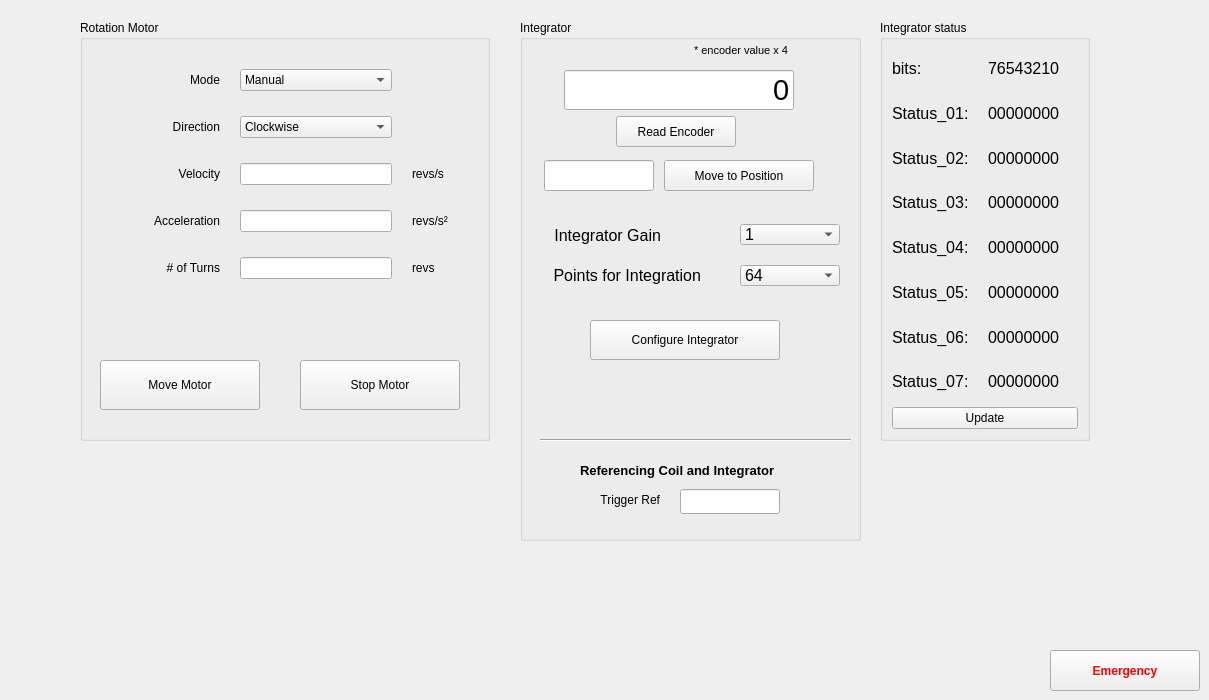
    <widget class="QWidget" name="tab">
     <attribute name="icon">
      <iconset resource="resource_file.qrc">
       <normaloff>:/Images/imagens/engine.png</normaloff>:/Images/imagens/engine.png</iconset>
     </attribute>
     <attribute name="title">
      <string>Motor and Integrator</string>
     </attribute>
     <widget class="QGroupBox" name="groupBox_7">
      <property name="geometry">
       <rect>
        <x>80</x>
        <y>20</y>
        <width>410</width>
        <height>421</height>
       </rect>
      </property>
      <property name="title">
       <string>Rotation Motor</string>
      </property>
      <widget class="QPushButton" name="pb_move_motor">
       <property name="geometry">
        <rect>
         <x>20</x>
         <y>340</y>
         <width>160</width>
         <height>50</height>
        </rect>
       </property>
       <property name="text">
        <string>Move Motor</string>
       </property>
       <property name="icon">
        <iconset resource="resource_file.qrc">
         <normaloff>:/Images/imagens/play1.png</normaloff>:/Images/imagens/play1.png</iconset>
       </property>
       <property name="iconSize">
        <size>
         <width>30</width>
         <height>30</height>
        </size>
       </property>
      </widget>
      <widget class="QPushButton" name="pb_stop_motor">
       <property name="geometry">
        <rect>
         <x>220</x>
         <y>340</y>
         <width>160</width>
         <height>50</height>
        </rect>
       </property>
       <property name="text">
        <string>Stop Motor</string>
       </property>
       <property name="icon">
        <iconset resource="resource_file.qrc">
         <normaloff>:/Images/imagens/stop.png</normaloff>:/Images/imagens/stop.png</iconset>
       </property>
       <property name="iconSize">
        <size>
         <width>30</width>
         <height>40</height>
        </size>
       </property>
      </widget>
      <widget class="QWidget" name="layoutWidget">
       <property name="geometry">
        <rect>
         <x>20</x>
         <y>30</y>
         <width>388</width>
         <height>251</height>
        </rect>
       </property>
       <layout class="QGridLayout" name="gridLayout_3" columnminimumwidth="120,0,0,0">
        <property name="horizontalSpacing">
         <number>20</number>
        </property>
        <item row="0" column="0">
         <widget class="QLabel" name="label_27">
          <property name="text">
           <string>Mode</string>
          </property>
          <property name="alignment">
           <set>Qt::AlignRight|Qt::AlignTrailing|Qt::AlignVCenter</set>
          </property>
         </widget>
        </item>
        <item row="0" column="1" colspan="2">
         <widget class="QComboBox" name="cb_driver_mode">
          <item>
           <property name="text">
            <string>Manual</string>
           </property>
          </item>
          <item>
           <property name="text">
            <string>Continuous</string>
           </property>
          </item>
         </widget>
        </item>
        <item row="1" column="0">
         <widget class="QLabel" name="label_26">
          <property name="text">
           <string>Direction</string>
          </property>
          <property name="alignment">
           <set>Qt::AlignRight|Qt::AlignTrailing|Qt::AlignVCenter</set>
          </property>
         </widget>
        </item>
        <item row="2" column="0">
         <widget class="QLabel" name="label_9">
          <property name="text">
           <string>Velocity</string>
          </property>
          <property name="alignment">
           <set>Qt::AlignRight|Qt::AlignTrailing|Qt::AlignVCenter</set>
          </property>
         </widget>
        </item>
        <item row="2" column="3">
         <widget class="QLabel" name="label_25">
          <property name="text">
           <string>revs/s</string>
          </property>
         </widget>
        </item>
        <item row="3" column="3">
         <widget class="QLabel" name="label_12">
          <property name="text">
           <string>revs/s²</string>
          </property>
         </widget>
        </item>
        <item row="4" column="0">
         <widget class="QLabel" name="label_11">
          <property name="text">
           <string># of Turns</string>
          </property>
          <property name="alignment">
           <set>Qt::AlignRight|Qt::AlignTrailing|Qt::AlignVCenter</set>
          </property>
         </widget>
        </item>
        <item row="4" column="3">
         <widget class="QLabel" name="label_17">
          <property name="text">
           <string>revs</string>
          </property>
         </widget>
        </item>
        <item row="1" column="1" colspan="2">
         <widget class="QComboBox" name="cb_driver_direction">
          <item>
           <property name="text">
            <string>Clockwise</string>
           </property>
          </item>
          <item>
           <property name="text">
            <string>CounterClockwise</string>
           </property>
          </item>
         </widget>
        </item>
        <item row="2" column="1" colspan="2">
         <widget class="QLineEdit" name="le_motor_vel"/>
        </item>
        <item row="4" column="1" colspan="2">
         <widget class="QLineEdit" name="le_motor_turns"/>
        </item>
        <item row="3" column="0">
         <widget class="QLabel" name="label_10">
          <property name="text">
           <string>Acceleration</string>
          </property>
          <property name="alignment">
           <set>Qt::AlignRight|Qt::AlignTrailing|Qt::AlignVCenter</set>
          </property>
         </widget>
        </item>
        <item row="3" column="1" colspan="2">
         <widget class="QLineEdit" name="le_motor_ace"/>
        </item>
       </layout>
      </widget>
     </widget>
     <widget class="QPushButton" name="pb_emergency2">
      <property name="geometry">
       <rect>
        <x>1050</x>
        <y>650</y>
        <width>150</width>
        <height>41</height>
       </rect>
      </property>
      <property name="palette">
       <palette>
        <active>
         <colorrole role="ButtonText">
          <brush brushstyle="SolidPattern">
           <color alpha="255">
            <red>255</red>
            <green>0</green>
            <blue>0</blue>
           </color>
          </brush>
         </colorrole>
        </active>
        <inactive>
         <colorrole role="ButtonText">
          <brush brushstyle="SolidPattern">
           <color alpha="255">
            <red>255</red>
            <green>0</green>
            <blue>0</blue>
           </color>
          </brush>
         </colorrole>
        </inactive>
        <disabled>
         <colorrole role="ButtonText">
          <brush brushstyle="SolidPattern">
           <color alpha="255">
            <red>120</red>
            <green>120</green>
            <blue>120</blue>
           </color>
          </brush>
         </colorrole>
        </disabled>
       </palette>
      </property>
      <property name="font">
       <font>
        <weight>75</weight>
        <bold>true</bold>
       </font>
      </property>
      <property name="text">
       <string>Emergency</string>
      </property>
      <property name="icon">
       <iconset resource="resource_file.qrc">
        <normaloff>:/Images/imagens/emergency_icon_01.png</normaloff>:/Images/imagens/emergency_icon_01.png</iconset>
      </property>
      <property name="iconSize">
       <size>
        <width>35</width>
        <height>35</height>
       </size>
      </property>
     </widget>
     <widget class="QGroupBox" name="groupBox_30">
      <property name="geometry">
       <rect>
        <x>880</x>
        <y>20</y>
        <width>210</width>
        <height>421</height>
       </rect>
      </property>
      <property name="title">
       <string>Integrator status</string>
      </property>
      <layout class="QGridLayout" name="gridLayout_7">
       <item row="0" column="0">
        <layout class="QGridLayout" name="gridLayout_4">
         <item row="1" column="0">
          <widget class="QLabel" name="label_3">
           <property name="font">
            <font>
             <pointsize>12</pointsize>
            </font>
           </property>
           <property name="text">
            <string>Status_01:</string>
           </property>
          </widget>
         </item>
         <item row="1" column="1">
          <widget class="QLabel" name="label_status_1">
           <property name="font">
            <font>
             <pointsize>12</pointsize>
             <weight>50</weight>
             <bold>false</bold>
            </font>
           </property>
           <property name="text">
            <string>00000000</string>
           </property>
          </widget>
         </item>
         <item row="2" column="0">
          <widget class="QLabel" name="label_4">
           <property name="font">
            <font>
             <pointsize>12</pointsize>
            </font>
           </property>
           <property name="text">
            <string>Status_02:</string>
           </property>
          </widget>
         </item>
         <item row="2" column="1">
          <widget class="QLabel" name="label_status_2">
           <property name="font">
            <font>
             <pointsize>12</pointsize>
             <weight>50</weight>
             <bold>false</bold>
            </font>
           </property>
           <property name="text">
            <string>00000000</string>
           </property>
          </widget>
         </item>
         <item row="3" column="0">
          <widget class="QLabel" name="label_28">
           <property name="font">
            <font>
             <pointsize>12</pointsize>
            </font>
           </property>
           <property name="text">
            <string>Status_03:</string>
           </property>
          </widget>
         </item>
         <item row="3" column="1">
          <widget class="QLabel" name="label_status_3">
           <property name="font">
            <font>
             <pointsize>12</pointsize>
             <weight>50</weight>
             <bold>false</bold>
            </font>
           </property>
           <property name="text">
            <string>00000000</string>
           </property>
          </widget>
         </item>
         <item row="4" column="0">
          <widget class="QLabel" name="label_33">
           <property name="font">
            <font>
             <pointsize>12</pointsize>
            </font>
           </property>
           <property name="text">
            <string>Status_04:</string>
           </property>
          </widget>
         </item>
         <item row="4" column="1">
          <widget class="QLabel" name="label_status_4">
           <property name="font">
            <font>
             <pointsize>12</pointsize>
             <weight>50</weight>
             <bold>false</bold>
            </font>
           </property>
           <property name="text">
            <string>00000000</string>
           </property>
          </widget>
         </item>
         <item row="5" column="0">
          <widget class="QLabel" name="label_59">
           <property name="font">
            <font>
             <pointsize>12</pointsize>
            </font>
           </property>
           <property name="text">
            <string>Status_05:</string>
           </property>
          </widget>
         </item>
         <item row="5" column="1">
          <widget class="QLabel" name="label_status_5">
           <property name="font">
            <font>
             <pointsize>12</pointsize>
             <weight>50</weight>
             <bold>false</bold>
            </font>
           </property>
           <property name="text">
            <string>00000000</string>
           </property>
          </widget>
         </item>
         <item row="6" column="0">
          <widget class="QLabel" name="label_58">
           <property name="font">
            <font>
             <pointsize>12</pointsize>
            </font>
           </property>
           <property name="text">
            <string>Status_06:</string>
           </property>
          </widget>
         </item>
         <item row="6" column="1">
          <widget class="QLabel" name="label_status_6">
           <property name="font">
            <font>
             <pointsize>12</pointsize>
             <weight>50</weight>
             <bold>false</bold>
            </font>
           </property>
           <property name="text">
            <string>00000000</string>
           </property>
          </widget>
         </item>
         <item row="7" column="0">
          <widget class="QLabel" name="label_57">
           <property name="font">
            <font>
             <pointsize>12</pointsize>
            </font>
           </property>
           <property name="text">
            <string>Status_07:</string>
           </property>
          </widget>
         </item>
         <item row="7" column="1">
          <widget class="QLabel" name="label_status_7">
           <property name="font">
            <font>
             <pointsize>12</pointsize>
             <weight>50</weight>
             <bold>false</bold>
            </font>
           </property>
           <property name="text">
            <string>00000000</string>
           </property>
          </widget>
         </item>
         <item row="0" column="0">
          <widget class="QLabel" name="label_74">
           <property name="font">
            <font>
             <pointsize>12</pointsize>
             <weight>50</weight>
             <bold>false</bold>
            </font>
           </property>
           <property name="text">
            <string>bits:</string>
           </property>
          </widget>
         </item>
         <item row="0" column="1">
          <widget class="QLabel" name="label_status_8">
           <property name="font">
            <font>
             <pointsize>12</pointsize>
             <weight>50</weight>
             <bold>false</bold>
            </font>
           </property>
           <property name="text">
            <string>76543210</string>
           </property>
          </widget>
         </item>
        </layout>
       </item>
       <item row="1" column="0">
        <widget class="QPushButton" name="pb_status_update">
         <property name="text">
          <string>Update</string>
         </property>
         <property name="icon">
          <iconset>
           <normaloff>../../../../Users/james.citadini/.designer/backup/imagens/Atualizar.png</normaloff>../../../../Users/james.citadini/.designer/backup/imagens/Atualizar.png</iconset>
         </property>
         <property name="iconSize">
          <size>
           <width>25</width>
           <height>25</height>
          </size>
         </property>
        </widget>
       </item>
      </layout>
     </widget>
     <widget class="QGroupBox" name="groupBox_3">
      <property name="geometry">
       <rect>
        <x>520</x>
        <y>20</y>
        <width>341</width>
        <height>521</height>
       </rect>
      </property>
      <property name="title">
       <string>Integrator</string>
      </property>
      <property name="checkable">
       <bool>false</bool>
      </property>
      <property name="checked">
       <bool>false</bool>
      </property>
      <widget class="QPushButton" name="pb_encoder_reading">
       <property name="geometry">
        <rect>
         <x>96</x>
         <y>96</y>
         <width>120</width>
         <height>31</height>
        </rect>
       </property>
       <property name="text">
        <string>Read Encoder</string>
       </property>
      </widget>
      <widget class="QPushButton" name="pb_move_to_encoder_position">
       <property name="geometry">
        <rect>
         <x>144</x>
         <y>140</y>
         <width>150</width>
         <height>31</height>
        </rect>
       </property>
       <property name="text">
        <string>Move to Position</string>
       </property>
      </widget>
      <widget class="QLineEdit" name="le_encoder_setpoint">
       <property name="geometry">
        <rect>
         <x>24</x>
         <y>140</y>
         <width>110</width>
         <height>31</height>
        </rect>
       </property>
      </widget>
      <widget class="QLabel" name="label_66">
       <property name="geometry">
        <rect>
         <x>174</x>
         <y>20</y>
         <width>100</width>
         <height>20</height>
        </rect>
       </property>
       <property name="font">
        <font>
         <pointsize>8</pointsize>
        </font>
       </property>
       <property name="text">
        <string>* encoder value x 4</string>
       </property>
      </widget>
      <widget class="QPushButton" name="pb_config_integrator">
       <property name="geometry">
        <rect>
         <x>70</x>
         <y>300</y>
         <width>190</width>
         <height>40</height>
        </rect>
       </property>
       <property name="text">
        <string>Configure Integrator</string>
       </property>
       <property name="icon">
        <iconset resource="resource_file.qrc">
         <normaloff>:/Images/imagens/OpAmp.png</normaloff>:/Images/imagens/OpAmp.png</iconset>
       </property>
       <property name="iconSize">
        <size>
         <width>30</width>
         <height>30</height>
        </size>
       </property>
      </widget>
      <widget class="QLineEdit" name="le_encoder_reading">
       <property name="geometry">
        <rect>
         <x>44</x>
         <y>50</y>
         <width>230</width>
         <height>40</height>
        </rect>
       </property>
       <property name="font">
        <font>
         <pointsize>22</pointsize>
        </font>
       </property>
       <property name="text">
        <string>0</string>
       </property>
       <property name="alignment">
        <set>Qt::AlignRight|Qt::AlignTrailing|Qt::AlignVCenter</set>
       </property>
      </widget>
      <widget class="QLineEdit" name="le_trigger_ref_dsp">
       <property name="geometry">
        <rect>
         <x>160</x>
         <y>469</y>
         <width>100</width>
         <height>25</height>
        </rect>
       </property>
       <property name="maxLength">
        <number>6</number>
       </property>
       <property name="readOnly">
        <bool>true</bool>
       </property>
      </widget>
      <widget class="QLabel" name="label_63">
       <property name="geometry">
        <rect>
         <x>60</x>
         <y>470</y>
         <width>80</width>
         <height>20</height>
        </rect>
       </property>
       <property name="text">
        <string>Trigger Ref</string>
       </property>
       <property name="alignment">
        <set>Qt::AlignRight|Qt::AlignTrailing|Qt::AlignVCenter</set>
       </property>
      </widget>
      <widget class="QGroupBox" name="groupBox_30">
       <property name="geometry">
        <rect>
         <x>360</x>
         <y>10</y>
         <width>210</width>
         <height>270</height>
        </rect>
       </property>
       <property name="title">
        <string>Integrator status</string>
       </property>
       <layout class="QGridLayout" name="gridLayout_7">
        <item row="0" column="0">
         <layout class="QGridLayout" name="gridLayout_4">
          <item row="1" column="0">
           <widget class="QLabel" name="label_3">
            <property name="font">
             <font>
              <pointsize>12</pointsize>
             </font>
            </property>
            <property name="text">
             <string>Status_01:</string>
            </property>
           </widget>
          </item>
          <item row="1" column="1">
           <widget class="QLabel" name="label_status_1">
            <property name="font">
             <font>
              <pointsize>12</pointsize>
              <weight>50</weight>
              <bold>false</bold>
             </font>
            </property>
            <property name="text">
             <string>00000000</string>
            </property>
           </widget>
          </item>
          <item row="2" column="0">
           <widget class="QLabel" name="label_4">
            <property name="font">
             <font>
              <pointsize>12</pointsize>
             </font>
            </property>
            <property name="text">
             <string>Status_02:</string>
            </property>
           </widget>
          </item>
          <item row="2" column="1">
           <widget class="QLabel" name="label_status_2">
            <property name="font">
             <font>
              <pointsize>12</pointsize>
              <weight>50</weight>
              <bold>false</bold>
             </font>
            </property>
            <property name="text">
             <string>00000000</string>
            </property>
           </widget>
          </item>
          <item row="3" column="0">
           <widget class="QLabel" name="label_28">
            <property name="font">
             <font>
              <pointsize>12</pointsize>
             </font>
            </property>
            <property name="text">
             <string>Status_03:</string>
            </property>
           </widget>
          </item>
          <item row="3" column="1">
           <widget class="QLabel" name="label_status_3">
            <property name="font">
             <font>
              <pointsize>12</pointsize>
              <weight>50</weight>
              <bold>false</bold>
             </font>
            </property>
            <property name="text">
             <string>00000000</string>
            </property>
           </widget>
          </item>
          <item row="4" column="0">
           <widget class="QLabel" name="label_33">
            <property name="font">
             <font>
              <pointsize>12</pointsize>
             </font>
            </property>
            <property name="text">
             <string>Status_04:</string>
            </property>
           </widget>
          </item>
          <item row="4" column="1">
           <widget class="QLabel" name="label_status_4">
            <property name="font">
             <font>
              <pointsize>12</pointsize>
              <weight>50</weight>
              <bold>false</bold>
             </font>
            </property>
            <property name="text">
             <string>00000000</string>
            </property>
           </widget>
          </item>
          <item row="5" column="0">
           <widget class="QLabel" name="label_59">
            <property name="font">
             <font>
              <pointsize>12</pointsize>
             </font>
            </property>
            <property name="text">
             <string>Status_05:</string>
            </property>
           </widget>
          </item>
          <item row="5" column="1">
           <widget class="QLabel" name="label_status_5">
            <property name="font">
             <font>
              <pointsize>12</pointsize>
              <weight>50</weight>
              <bold>false</bold>
             </font>
            </property>
            <property name="text">
             <string>00000000</string>
            </property>
           </widget>
          </item>
          <item row="6" column="0">
           <widget class="QLabel" name="label_58">
            <property name="font">
             <font>
              <pointsize>12</pointsize>
             </font>
            </property>
            <property name="text">
             <string>Status_06:</string>
            </property>
           </widget>
          </item>
          <item row="6" column="1">
           <widget class="QLabel" name="label_status_6">
            <property name="font">
             <font>
              <pointsize>12</pointsize>
              <weight>50</weight>
              <bold>false</bold>
             </font>
            </property>
            <property name="text">
             <string>00000000</string>
            </property>
           </widget>
          </item>
          <item row="7" column="0">
           <widget class="QLabel" name="label_57">
            <property name="font">
             <font>
              <pointsize>12</pointsize>
             </font>
            </property>
            <property name="text">
             <string>Status_07:</string>
            </property>
           </widget>
          </item>
          <item row="7" column="1">
           <widget class="QLabel" name="label_status_7">
            <property name="font">
             <font>
              <pointsize>12</pointsize>
              <weight>50</weight>
              <bold>false</bold>
             </font>
            </property>
            <property name="text">
             <string>00000000</string>
            </property>
           </widget>
          </item>
          <item row="0" column="0">
           <widget class="QLabel" name="label_74">
            <property name="font">
             <font>
              <pointsize>12</pointsize>
              <weight>50</weight>
              <bold>false</bold>
             </font>
            </property>
            <property name="text">
             <string>bits:</string>
            </property>
           </widget>
          </item>
          <item row="0" column="1">
           <widget class="QLabel" name="label_status_8">
            <property name="font">
             <font>
              <pointsize>12</pointsize>
              <weight>50</weight>
              <bold>false</bold>
             </font>
            </property>
            <property name="text">
             <string>76543210</string>
            </property>
           </widget>
          </item>
         </layout>
        </item>
        <item row="1" column="0">
         <widget class="QPushButton" name="pb_status_update">
          <property name="text">
           <string>Update</string>
          </property>
          <property name="icon">
           <iconset>
            <normaloff>../../../../Users/james.citadini/.designer/backup/imagens/Atualizar.png</normaloff>../../../../Users/james.citadini/.designer/backup/imagens/Atualizar.png</iconset>
          </property>
          <property name="iconSize">
           <size>
            <width>25</width>
            <height>25</height>
           </size>
          </property>
         </widget>
        </item>
       </layout>
      </widget>
      <widget class="Line" name="line_10">
       <property name="geometry">
        <rect>
         <x>20</x>
         <y>410</y>
         <width>311</width>
         <height>20</height>
        </rect>
       </property>
       <property name="orientation">
        <enum>Qt::Horizontal</enum>
       </property>
      </widget>
      <widget class="QLabel" name="label_8">
       <property name="geometry">
        <rect>
         <x>60</x>
         <y>440</y>
         <width>211</width>
         <height>21</height>
        </rect>
       </property>
       <property name="font">
        <font>
         <pointsize>10</pointsize>
         <weight>75</weight>
         <bold>true</bold>
        </font>
       </property>
       <property name="text">
        <string>Referencing Coil and Integrator</string>
       </property>
      </widget>
      <widget class="QLabel" name="label_97">
       <property name="geometry">
        <rect>
         <x>30</x>
         <y>245</y>
         <width>151</width>
         <height>21</height>
        </rect>
       </property>
       <property name="font">
        <font>
         <pointsize>12</pointsize>
        </font>
       </property>
       <property name="text">
        <string># Points for Integration</string>
       </property>
       <property name="alignment">
        <set>Qt::AlignRight|Qt::AlignTrailing|Qt::AlignVCenter</set>
       </property>
      </widget>
      <widget class="QComboBox" name="cb_integrator_gain">
       <property name="geometry">
        <rect>
         <x>220</x>
         <y>204</y>
         <width>100</width>
         <height>21</height>
        </rect>
       </property>
       <property name="font">
        <font>
         <pointsize>12</pointsize>
        </font>
       </property>
       <item>
        <property name="text">
         <string>1</string>
        </property>
       </item>
       <item>
        <property name="text">
         <string>2</string>
        </property>
       </item>
       <item>
        <property name="text">
         <string>5</string>
        </property>
       </item>
       <item>
        <property name="text">
         <string>10</string>
        </property>
       </item>
       <item>
        <property name="text">
         <string>20</string>
        </property>
       </item>
       <item>
        <property name="text">
         <string>50</string>
        </property>
       </item>
       <item>
        <property name="text">
         <string>100</string>
        </property>
       </item>
      </widget>
      <widget class="QLabel" name="label_69">
       <property name="geometry">
        <rect>
         <x>30</x>
         <y>205</y>
         <width>111</width>
         <height>21</height>
        </rect>
       </property>
       <property name="font">
        <font>
         <pointsize>12</pointsize>
        </font>
       </property>
       <property name="text">
        <string>Integrator Gain</string>
       </property>
       <property name="alignment">
        <set>Qt::AlignRight|Qt::AlignTrailing|Qt::AlignVCenter</set>
       </property>
      </widget>
      <widget class="QComboBox" name="cb_n_integration_points">
       <property name="geometry">
        <rect>
         <x>220</x>
         <y>245</y>
         <width>100</width>
         <height>21</height>
        </rect>
       </property>
       <property name="font">
        <font>
         <pointsize>12</pointsize>
        </font>
       </property>
       <item>
        <property name="text">
         <string>64</string>
        </property>
       </item>
       <item>
        <property name="text">
         <string>90</string>
        </property>
       </item>
       <item>
        <property name="text">
         <string>100</string>
        </property>
       </item>
       <item>
        <property name="text">
         <string>120</string>
        </property>
       </item>
       <item>
        <property name="text">
         <string>144</string>
        </property>
       </item>
       <item>
        <property name="text">
         <string>250</string>
        </property>
       </item>
       <item>
        <property name="text">
         <string>500</string>
        </property>
       </item>
      </widget>
     </widget>
    </widget>
